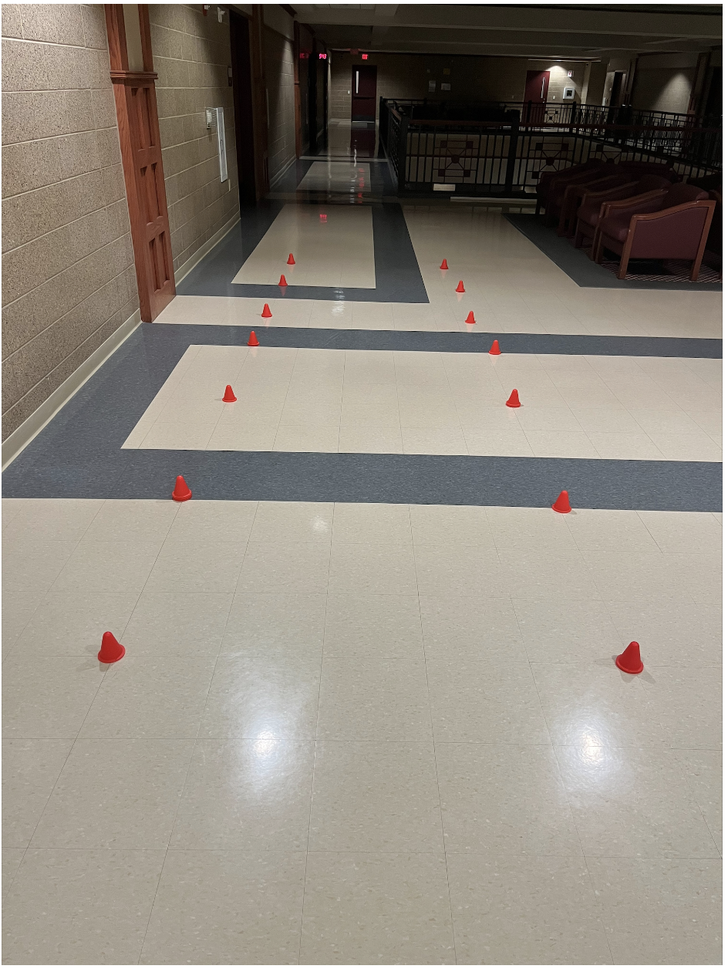
#> input picture original.png, 728 x 969 px, shrunk from 944 x 1256 before the run
$ python cone_Detection.py
#> lines starting #> are read from the running program, lines starting #| are printed output that depends on the picture; after the words box and inside, x2 and y2 are one past the last pixel; in counts of white or black regions, pixels touching at a corner belong together
# inital import of libraries
import cv2
import numpy as np


# using cv2 , numpy for plotting and math

'''
Initial Intuition: To use pre-trained data of cones and image detection library to detect the cones
only need TWO cones from each side to be able to be able to create a linear line such as the one in the image
Was going to use SSD MobileNet V2 FPNLite 320x320 (22MB) from the tensorFlow Detection model zoo
This model  because its a lot less storage than other dataset models and should still work fine for this task
Then realize it does not contain the label of 'cones' or 'orange cones' which means i would have to train it
myself with thousands of images
'''
# new method: using color detection since orange is a more rare color, detecting orange clusters could work

image = cv2.imread('original.png')
#> image is the input picture: shape (969, 728, 3); mean B, G, R 124.9, 134.8, 141.8

# making the picture HSV (hue, saturation, value) for detection - internet says this is better for detecting oranges
hsv_image = cv2.cvtColor(image, cv2.COLOR_BGR2HSV)
#> hsv_image: shape (969, 728, 3); mean H, S, V 28.5, 45.5, 142.7
'''
Define Color range for orange
getting colors from: https://colorizer.org/
started with a wide range of oranges to idenity our boxes and trimmed so it only inludes the bright orange cones
not the other orange looking things in the picture, ending up being pretty small which works for this (prob not super dynamic)
'''
lower_orange = np.array([0, 100, 100])
upper_orange = np.array([3, 255, 255])

# creating a mask to isolate orange colors
mask = cv2.inRange(hsv_image, lower_orange, upper_orange)
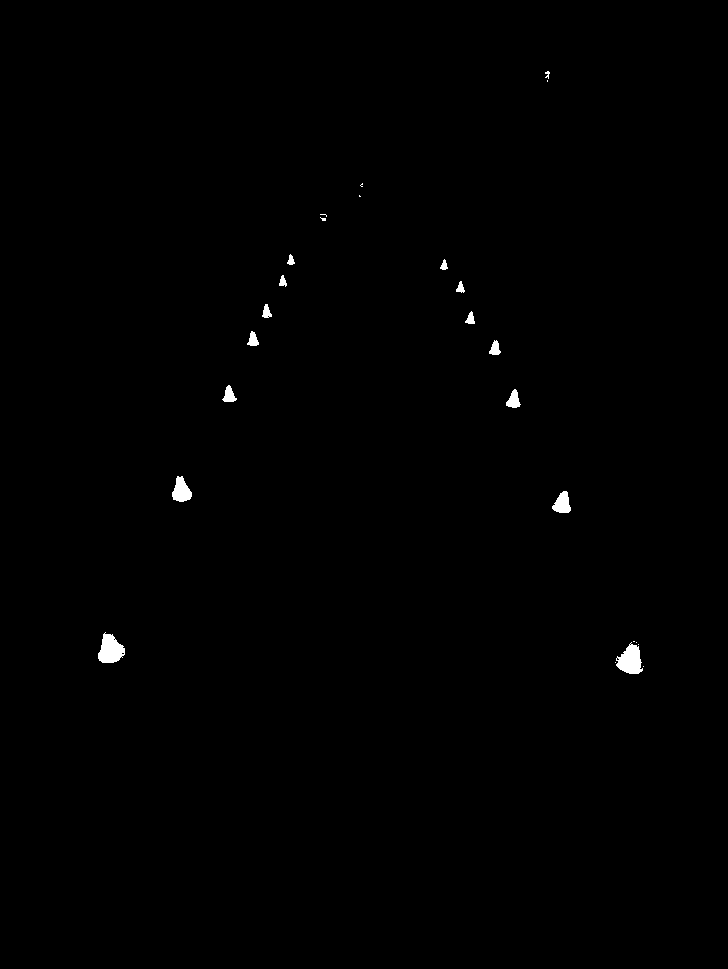
#> mask: shape (969, 728); 0.39% white; 25 white regions (10 under 20 px)

# getting our contours back, only need that value
contours, irrelevent = cv2.findContours(mask, cv2.RETR_TREE, cv2.CHAIN_APPROX_SIMPLE)
#> contours = 30 contours, 16 with area under 20; largest, box (x1, y1, x2, y2) and area: (98, 632, 125, 663) 517, (616, 642, 643, 674) 508, (172, 476, 192, 502) 310, (552, 491, 571, 513) 250, (506, 389, 521, 408) 146; irrelevent = 30 rows, first 6: [1, -1, -1, -1], [2, 0, -1, -1], [3, 1, -1, -1], [4, 2, -1, -1], [7, 3, 5, -1], [6, -1, -1, 4]


def getCenters(contours):
    # setting a min area for the boxes so it disregards the little spec boxes
    # i found that the smallest 2 cones were around 7 x 10 so i did min area of 50 (little smaller)
    min_area = 50
    # get centers for lefter and right blocks
    left_centers = []
    right_centers = []

    for contour in contours:
        # get area
        box_area = cv2.contourArea(contour)

        # if the area is big enough, store the centers
        if box_area > min_area:
            # Get the bounding rectangle and boxes
            coordinates = cv2.boundingRect(contour)

            x = coordinates[0]
            y = coordinates[1]
            w = coordinates[2]
            h = coordinates[3]

            # Calculate center coordinates
            center_x = x + w // 2
            center_y = y + h // 2

           # add the centers to the list
           # Store in left or right centers based on x-coordinate
            if center_x < image.shape[1] // 2:  # Left side
                left_centers.append([center_x, center_y])
            else:  # Right side
                right_centers.append([center_x, center_y])

    return left_centers, right_centers


def getLineEndpoints(left_centers, right_centers):
    def calculate_endpoints(centers):
        center_count = len(centers)
        #grab our bottom and top cones
        x1, y1 = centers[center_count - 1]
        x2, y2 = centers[0]

        # Calculate slope
        slope = (y2 - y1) / (x2 - x1)

        height = image.shape[0]
        width = image.shape[1]

        # Calculate x at y = 0 (top of image)
        x_start = int(x1 - (y1 / slope))
        y_start = 0 # alwats

        # Calculate x at y = height (bottom of image)
        x_end = int(x1 + ((height - y1) / slope))

        # Calculate y at x = 0 (left edge)
        y_at_left = int(slope * (0 - x1) + y1)
        # Calculate y at x = width (right edge)
        y_at_right = int(slope * (width - x1) + y1)

        # Handle different edge cases like line through the top, bottom, left, or right
        # line can either come in through top or the sides, and then exit at bottom or sides
        if 0 <= x_start <= width:  # Line crosses through the top
            start_point = (x_start, y_start)
            if x_end >= 0 and x_end <= width:  # Line also crosses through the bottom
                end_point = (x_end, height - 1)
            elif y_at_right >= 0 and y_at_right <= height:  # Line crosses through the right side
                end_point = (width - 1, y_at_right)
            elif y_at_left >= 0 and y_at_left <= height:  # Line crosses through the left side
                end_point = (0, y_at_left)
        elif y_at_left >= 0 and y_at_left <= height:  # Line crosses through the left side
            start_point = (0, y_at_left)
            if y_at_right >= 0 and y_at_right <= height:  # Line crosses through the right side
                end_point = (width - 1, y_at_right)
            elif x_end >= 0 and x_end <= width:  # Line crosses through the bottom
                end_point = (x_end, height - 1)
        else:
            print("Something went wrong")

        return start_point, end_point

    # get out points
    left_endpoints = calculate_endpoints(left_centers)
    right_endpoints = calculate_endpoints(right_centers)

    return left_endpoints, right_endpoints


# draw our lines
def drawLines(left_centers, right_centers):
    left_endpoints, right_endpoints = getLineEndpoints(left_centers, right_centers)

    #  left line
    cv2.line(image, left_endpoints[0], left_endpoints[1], (0, 0, 255), 2)  # red = 0,0,255
    # right line
    cv2.line(image, right_endpoints[0], right_endpoints[1], (0, 0, 255), 2)


# actually displaying lines
left_centers, right_centers = getCenters(contours)
#> the loop in getCenters, `for contour in contours:` made 30 passes
#> (box_area, x, y, w, h, center_x, center_y) on passes 5, 9, 12, 13, 14, 15, 16, 17, 18, 19: (508, 616, 642, 27, 32, 629, 658), (517, 98, 632, 27, 31, 111, 647), (249.5, 552, 491, 19, 22, 561, 502), (309.5, 172, 476, 20, 26, 182, 489), (146.5, 506, 389, 15, 19, 513, 398), (124, 222, 385, 15, 17, 229, 393), (94, 489, 340, 12, 15, 495, 347), (91.5, 247, 331, 12, 15, 253, 338), (61, 465, 311, 10, 13, 470, 317), (69.5, 262, 304, 10, 14, 267, 311)
#> box_area on passes 21 to 24: 47.5, 43.5, 38.5, 39.5
#> after the loop in getCenters, `for contour in contours:`: left_centers = [[111, 647], [182, 489], [229, 393], [253, 338], [267, 311]]; right_centers = [[629, 658], [561, 502], [513, 398], [495, 347], [470, 317]]
drawLines(left_centers, right_centers)
#> in calculate_endpoints, `center_count = len(centers)`: center_count = 5
#> in calculate_endpoints, `x1, y1 = centers[center_count - 1]`: x1 = 267; y1 = 311
#> in calculate_endpoints, `x2, y2 = centers[0]`: x2 = 111; y2 = 647
#> in calculate_endpoints, `slope = (y2 - y1) / (x2 - x1)`: slope = -2.15
#> in calculate_endpoints, `x_start = int(x1 - (y1 / slope))`: x_start = 411
#> in calculate_endpoints, `x_end = int(x1 + ((height - y1) / slope))`: x_end = -38
#> in calculate_endpoints, `y_at_left = int(slope * (0 - x1) + y1)`: y_at_left = 886
#> in calculate_endpoints, `y_at_right = int(slope * (width - x1) + y1)`: y_at_right = -681
#> in calculate_endpoints, `start_point = (x_start, y_start)`: start_point = (411, 0)
#> in calculate_endpoints, `end_point = (0, y_at_left)`: end_point = (0, 886)
#> in getLineEndpoints, `left_endpoints = calculate_endpoints(left_centers)`: left_endpoints = ((411, 0), (0, 886))
#> in getLineEndpoints, `right_endpoints = calculate_endpoints(right_centers)`: right_endpoints = ((322, 0), (727, 870))
#> in drawLines, `left_endpoints, right_endpoints = getLineEndpoints(left_centers, right..`: left_endpoints = ((411, 0), (0, 886)); right_endpoints = ((322, 0), (727, 870))
#> in drawLines, `cv2.line(image, right_endpoints[0], right_endpoints[1], (0, 0, 255), 2)`:
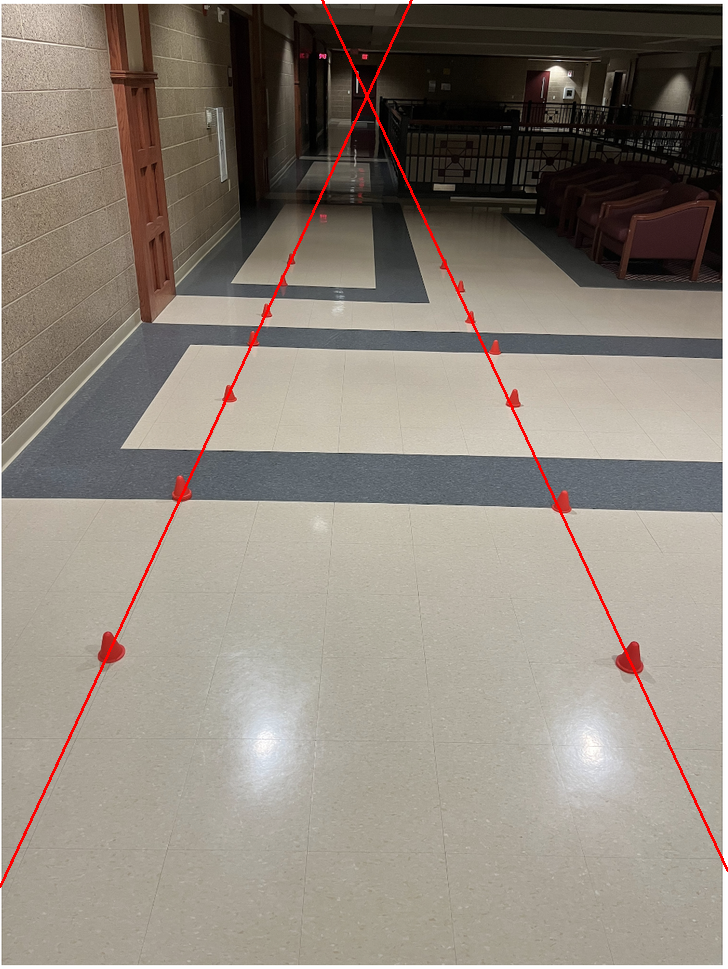
#> image: shape (969, 728, 3); mean B, G, R 124.1, 133.9, 142.7

cv2.imshow("Detected Cones", image)
cv2.waitKey(0)
cv2.destroyAllWindows()
